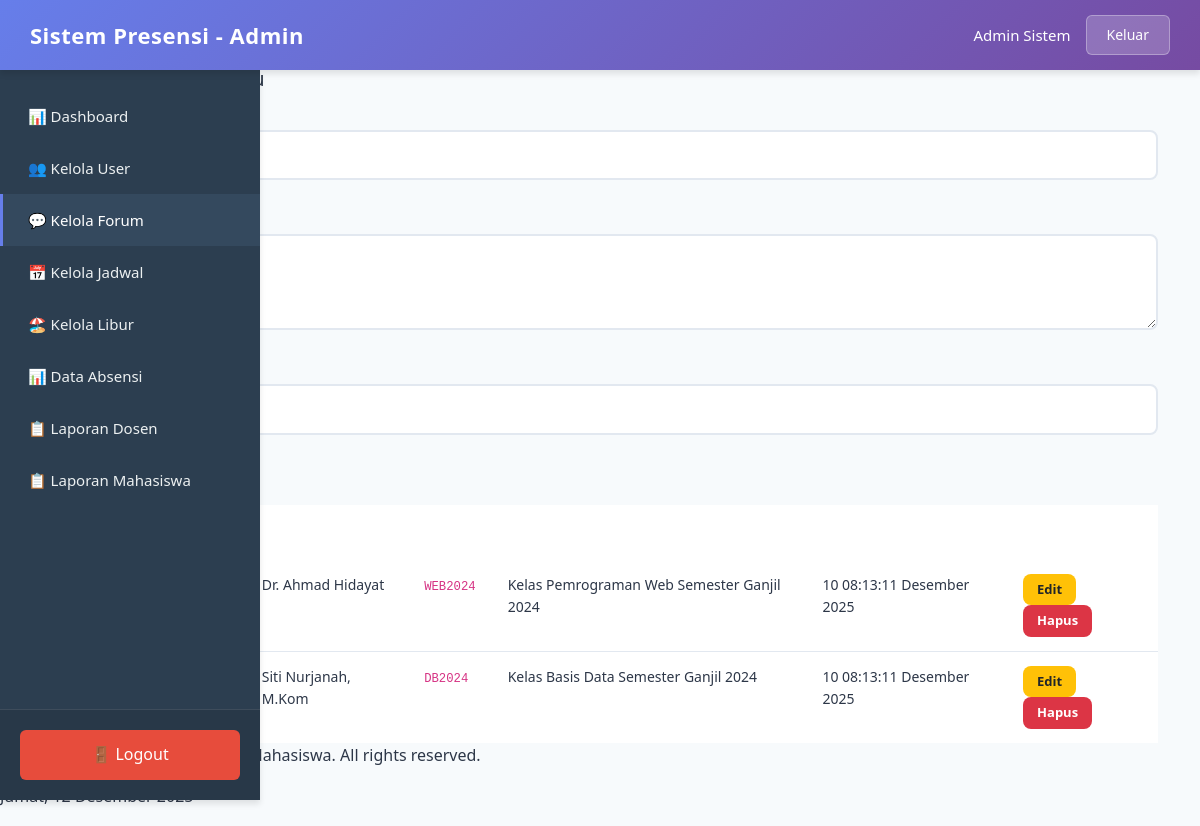
The page /admin/kelola_forum.php (signed in) on the database its author committed.
### tables this page shows
CREATE TABLE forums (
    id INT AUTO_INCREMENT PRIMARY KEY,
    kode_forum VARCHAR(20) NOT NULL UNIQUE,
    judul VARCHAR(100) NOT NULL,
    deskripsi TEXT,
    dosen_id INT,
    created_by INT,
    created_at TIMESTAMP DEFAULT CURRENT_TIMESTAMP,
    FOREIGN KEY (dosen_id) REFERENCES users(id) ON DELETE CASCADE,
    FOREIGN KEY (created_by) REFERENCES users(id) ON DELETE CASCADE
);

CREATE TABLE users (
    id INT AUTO_INCREMENT PRIMARY KEY,
    username VARCHAR(50) NOT NULL UNIQUE,
    password VARCHAR(255) NOT NULL,
    nama_lengkap VARCHAR(100) NOT NULL,
    email VARCHAR(100),
    nim_nip VARCHAR(20),
    role ENUM('admin', 'dosen', 'mahasiswa') NOT NULL,
    created_at TIMESTAMP DEFAULT CURRENT_TIMESTAMP
);

### includes/functions.php (called while the page is built, shortened)
<?php
function formatTanggalIndo($date) {
    $bulan = array(
        1 => 'Januari', 'Februari', 'Maret', 'April', 'Mei', 'Juni',
        'Juli', 'Agustus', 'September', 'Oktober', 'November', 'Desember'
    );
    $split = explode('-', $date);
    return $split[2] . ' ' . $bulan[(int)$split[1]] . ' ' . $split[0];
}
?>

### admin/kelola_forum.php (the view, shortened to what this page needs)
<?php
require_once __DIR__ . '/../config.php';
require_once __DIR__ . '/../includes/functions.php';
$forums = $conn->query("SELECT f.*, f.judul AS nama_forum, u.nama_lengkap as dosen_nama FROM forums f LEFT JOIN users u ON f.dosen_id = u.id ORDER BY f.created_at DESC");
include __DIR__ . '/../includes/header.php';
?>
<div class="page-wrapper">
  <div class="container">
    <div class="page-header">
      <h3>Kelola Forum</h3>
      <a href="dashboard.php" class="btn-back">← Kembali</a>
    </div>
    <?php if(isset($edit_forum)): ?>
      <div class="form-card">
        <h5>✏️ Edit Forum</h5>
        <form method="post">
          <div class="form-group">
            <label>Nama Forum</label>
            <input name="nama_forum" class="form-control" value="<?=htmlspecialchars($edit_forum['nama_forum'])?>" required>
          </div>
          <div class="form-group">
            <label>Deskripsi</label>
            <textarea name="deskripsi" class="form-control" rows="3"><?=htmlspecialchars($edit_forum['deskripsi'])?></textarea>
          </div>
          <div class="form-group">
            <label>Pilih Dosen</label>
            <select name="dosen_id" class="form-control">
              <option value="">-- Pilih Dosen --</option>
              <?php $dosen_list = $conn->query("SELECT id, nama_lengkap FROM users WHERE role='dosen' ORDER BY nama_lengkap");
              while($d = $dosen_list->fetch_assoc()): ?>
                <option value="<?=$d['id']?>" <?=($d['id']==$edit_forum['dosen_id'])?'selected':''?>><?=htmlspecialchars($d['nama_lengkap'])?></option>
              <?php endwhile; ?>
            </select>
          </div>
          <button name="update_forum" class="btn btn-primary">💾 Simpan</button>
          <a href="kelola_forum.php" class="btn btn-secondary">Batal</a>
        </form>
      </div>
    <?php else: ?>
      <div class="form-card">
        <h5>➕ Tambah Forum Baru</h5>
        <form method="post">
          <div class="form-group">
            <label>Nama Forum</label>
            <input name="nama_forum" class="form-control" placeholder="Contoh: Pemrograman Web" required>
          </div>
          <div class="form-group">
            <label>Deskripsi</label>
            <textarea name="deskripsi" class="form-control" placeholder="Deskripsi forum" rows="3"></textarea>
          </div>
          <div class="form-group">
            <label>Pilih Dosen</label>
            <select name="dosen_id" class="form-control">
              <option value="">-- Pilih Dosen --</option>
            </select>
          </div>
          <button name="create_forum" class="btn btn-success">✅ Buat Forum</button>
        </form>
      </div>
    <?php endif; ?>
    <div class="table-card">
      <table class="table">
        <thead><tr>
          <th>#</th>
          <th>Nama Forum</th>
          <th>Dosen</th>
          <th>Kode</th>
          <th>Deskripsi</th>
          <th>Dibuat</th>
          <th>Aksi</th>
        </tr></thead>
        <tbody>
          <?php $i=1; while($f = $forums->fetch_assoc()): ?>
          <tr>
            <td><?=$i++?></td>
            <td><strong><?=htmlspecialchars($f['nama_forum'])?></strong></td>
            <td><?=htmlspecialchars($f['dosen_nama'] ?? '-')?></td>
            <td><code><?=htmlspecialchars($f['kode_forum'])?></code></td>
            <td><?=htmlspecialchars(substr($f['deskripsi'] ?? '', 0, 50))?><?=strlen($f['deskripsi'] ?? '') > 50 ? '...' : ''?></td>
            <td><?=htmlspecialchars(formatTanggalIndo($f['created_at']))?></td>
            <td>
              <a class="btn btn-warning btn-sm" href="kelola_forum.php?edit=<?=$f['id']?>">Edit</a>
              <a class="btn btn-danger btn-sm" href="kelola_forum.php?delete=<?=$f['id']?>" onclick="return confirm('Hapus forum ini?')">Hapus</a>
            </td>
          </tr>
          <?php endwhile; ?>
        </tbody>
      </table>
    </div>
  </div>
</div>
<?php include __DIR__ . '/../includes/footer.php'; ?>

### assets/css/style.css (style rules this page uses)
:root { --primary-gradient-start: #667eea; --primary-gradient-end: #764ba2; --sidebar-bg: #2c3e50; --sidebar-active: #34495e; --text-dark: #2d3748; --text-light: #718096; --border-color: #e2e8f0; --shadow-sm: 0 1px 3px rgba(0, 0, 0, 0.12); --shadow-md: 0 4px 6px rgba(0, 0, 0, 0.1); --shadow-lg: 0 10px 15px rgba(0, 0, 0, 0.1); --transition: all 0.3s ease; }
* { margin: 0; padding: 0; box-sizing: border-box; }
body { font-family: 'Segoe UI', Tahoma, Geneva, Verdana, sans-serif; background: #f7fafc; color: var(--text-dark); line-height: 1.6; min-height: 100vh; }
.form-group { margin-bottom: 24px; }
.form-group label { display: block; font-weight: 600; color: var(--text-dark); margin-bottom: 8px; font-size: 14px; }
.form-control { width: 100%; padding: 12px 16px; border: 2px solid var(--border-color); border-radius: 8px; font-size: 15px; transition: var(--transition); background: white; }
.btn { padding: 12px 24px; font-size: 15px; font-weight: 600; border-radius: 8px; border: none; cursor: pointer; transition: var(--transition); text-decoration: none; display: inline-block; text-align: center; }
.table { width: 100%; margin: 0; }
.table thead { background: linear-gradient(135deg, var(--primary-gradient-start), var(--primary-gradient-end)); }
.table thead th { color: white; font-weight: 600; padding: 16px; font-size: 14px; text-transform: uppercase; letter-spacing: 0.5px; border: none; }
.table tbody td { padding: 14px 16px; font-size: 14px; color: var(--text-dark); border-bottom: 1px solid var(--border-color); }
.table tbody tr:last-child td { border-bottom: none; }
.btn-sm { padding: 6px 14px; font-size: 13px; }
.btn-success { background: #28a745; color: white; }
.btn-danger { background: #dc3545; color: white; }
.btn-warning { background: #ffc107; color: #212529; }

### rows shown on the page
forums: dosen.nama_lengkap "Dr. Ahmad Hidayat", kode_forum "WEB2024", deskripsi "Kelas Pemrograman Web Semester Ganjil 2024", created_at "10 08:13:11 Desember 2025"
forums: dosen.nama_lengkap "Siti Nurjanah, M.Kom", kode_forum "DB2024", deskripsi "Kelas Basis Data Semester Ganjil 2024", created_at "10 08:13:11 Desember 2025"

### other values the page prints
$_SESSION['role'] "Admin"
$_SESSION['nama'] "Admin Sistem"
